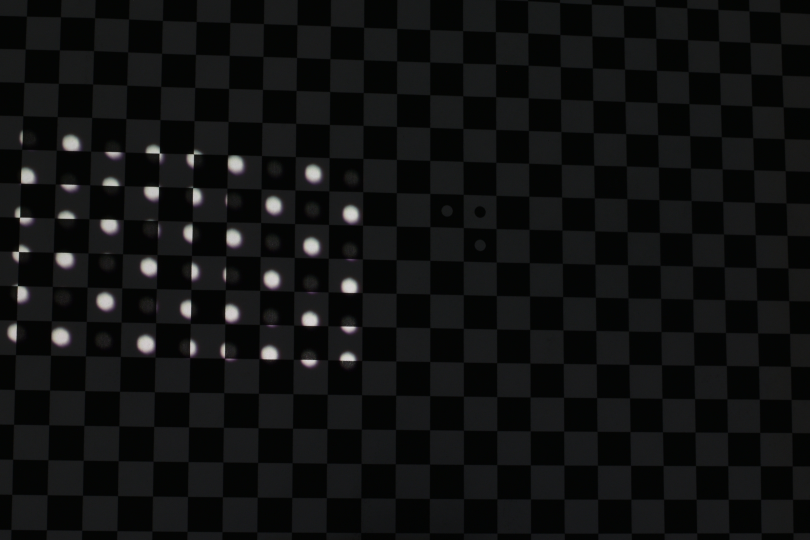
#> input picture setup-act/calibration-dataset/pose-01-pattern.JPG, 1620 x 1080 px (shown at 1/2 size)
$ jupyter execute --allow-errors L08-explained.ipynb   (shell and % lines are left out)
#> lines starting #> are read from the running program, lines starting #| are printed output that depends on the picture
# How `L08-solution.ipynb` works: a guided tour with examples

This notebook explains the code of the lab step by step. Every example runs **the same functions** as `L08-solution.ipynb`, loaded directly from that notebook, so what you see here is exactly what the solution does.

**The idea in one sentence:** the projector draws a dark–light edge, which in space is a *plane of light*; every camera pixel on the edge is a *ray*; where the ray meets the plane is a 3D point.

| Part | What you will see |
|---|---|
| 1 | The pinhole model: projecting a point and turning a pixel back into a ray |
| 2 | The edge patterns sent to the projector |
| 3 | `detect_edge`, step by step, and why it divides by white − black |
| 4 | A plane of light and its intersection with a camera ray |
| 5 | A complete mini-scan of a synthetic object with a known shape, compared with the truth |
| 6 | The pre-lab depth-error formula, tested with noise |
| 7 | `fit_plane` and the residual map |
| 8 | Your real data: one scan photo from pixels to 3D points |
| 9 | Your real data: how the calibration finds the checkerboard and the projected dots |

Run the cells from top to bottom. Parts 1–7 need no data; parts 8–9 use the photos and the calibration in `setup-act`.

[cell 1]
import itertools, json, math, os
from glob import glob

import cv2 as cv
import matplotlib.pyplot as plt
import numpy as np

np.set_printoptions(suppress=True, precision=3)

def to_gray(image):
    return image @ np.array([0.2126, 0.7152, 0.0722]) if image.ndim == 3 else image

# Load the functions of the solution notebook, so the examples use exactly the same code
#> (the rest of this cell did not finish here and is left out)

## 1. The pinhole model: from a 3D point to a pixel, and back

A camera (or a projector) maps a world point $\mathbf X$ to a pixel $\tilde{\mathbf x} \sim K(R\mathbf X + \mathbf t)$:

- $K$ (intrinsic matrix): focal length $f$ in pixels and the image centre $(c_x, c_y)$;
- $R, \mathbf t$ (extrinsics): rotation and translation from world to camera coordinates.

The pre-lab showed the way back: all points seen at pixel $\tilde{\mathbf x}$ lie on the **ray** $\mathbf X(\lambda) = \mathbf C + \lambda\,\mathbf d$ with $\mathbf C = -R^\top\mathbf t$ and $\mathbf d = R^\top K^{-1}\tilde{\mathbf x}$. This is what `pixel_to_ray` computes.

**Example:** a camera 500 mm in front of the world origin looks at the point (30, −20, 40) mm.

[cell 2]
K = np.array([[800.0, 0, 320], [0, 800.0, 240], [0, 0, 1]])   # f = 800 px, image 640 x 480
R = np.eye(3)                                                   # camera axes = world axes
t = np.array([0.0, 0.0, 500.0])                                 # world origin is 500 mm in front of the camera
X = np.array([30.0, -20.0, 40.0])                               # a world point in mm

x = K @ (R @ X + t)                 # homogeneous pixel
pixel = x[:2] / x[2]                # divide by the third coordinate
print('the point', X, 'is seen at pixel', pixel)

# back from the pixel to a ray (the solution's function); no lens distortion in this example
#> (the rest of this cell did not finish here and is left out)

**What to notice:** the ray goes back exactly through the original point. The third coordinate of $K^{-1}\tilde{\mathbf x}$ is 1, so $\lambda$ is the distance of the point *along the camera axis* (540 mm here: 500 + 40).

## 2. The edge patterns: `generate_slset`

Each pattern is black on the left and white on the right of one column. The edge is the border between two pixels, so for "white from column 600 on" the edge lies at $x = 599.5$. The function stores the two ends of each edge: top $(x, -0.5)$ and bottom $(x, 799.5)$. Those two panel points later define the plane of light.

**Example:** 5 patterns between columns 300 and 900, saved to a temporary folder.

#> (a cell that did not finish here is left out)

## 3. Finding the edge in a photo: `detect_edge`

In a photo the edge is not a perfect step: it is blurred, and the surface has dark and bright parts (texture, printed squares, shadows). `detect_edge` solves this in five steps:

1. **Normalize** every pixel: $v = \dfrac{\text{photo} - \text{black}}{\text{white} - \text{black}}$. Then $v = 0$ where the pixel is dark, $v = 1$ where it is lit, and **$v = 0.5$ exactly on the edge**, whatever the surface colour.
2. **Ignore** pixels where white − black is small (shadow, background).
3. In every row, find places where $v$ goes from below 0.5 to above 0.5 (dark on the left, light on the right).
4. Keep the **strongest** crossing (mean of 20 pixels on the right minus mean of 20 pixels on the left > 0.4).
5. **Interpolate** between the two pixels around the crossing to get a sub-pixel position.

**Example:** a synthetic row of a striped surface with the true edge at $x = 50.3$.

[cell 4]
xs = np.arange(100, dtype=float)
albedo = 0.55 + 0.35 * np.sign(np.sin(xs / 4))                        # striped surface: 0.2 or 0.9
light = 1 / (1 + np.exp(-(xs - 50.3) / 1.2))                           # blurred edge, true position 50.3
ambient = 0.05
white_row = albedo * (ambient + 1.0)
black_row = albedo * ambient
photo_row = albedo * (ambient + light)
v = (photo_row - black_row) / (white_row - black_row)

fig, axes = plt.subplots(1, 2, figsize=(16, 4), constrained_layout=True)
axes[0].plot(xs, white_row, label='white photo'); axes[0].plot(xs, black_row, label='black photo')
axes[0].plot(xs, photo_row, 'k', lw=2, label='pattern photo')
axes[0].axhline(0.5 * photo_row.max(), color='r', ls='--', label='naive threshold')
axes[0].set_title('raw brightness: the stripes create many false crossings'); axes[0].legend()
axes[1].plot(xs, v, 'k', lw=2); axes[1].axhline(0.5, color='r', ls='--', label='v = 0.5')
axes[1].axvline(50.3, color='g', ls=':', label='true edge 50.3')
axes[1].set_title('normalized v: one clean crossing, stripes removed'); axes[1].legend()
plt.show()
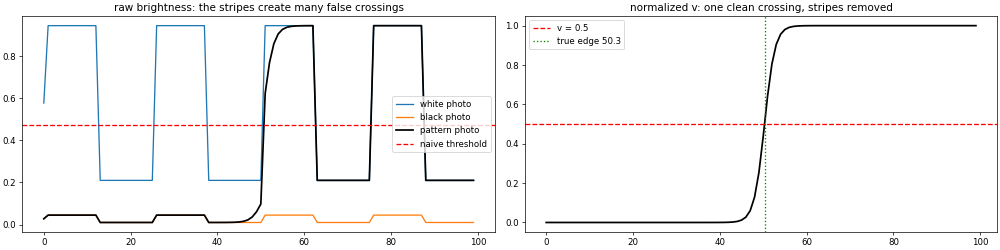
#> figure drawn by matplotlib, 2 panels; panel 1: curve peaks at x = 1, y = 0.945; panel 1: curve peaks at x = 1, y = 0.045; panel 1: curve peaks at x = 87, y = 0.945; panel 2: curve peaks at x = 95, y = 1

# the solution's detect_edge works on 2D images: stack the row 30 times
#> (the rest of this cell did not finish here and is left out)

**Sub-pixel interpolation** (step 5): if $v_a$ at pixel $x_a$ is below 0.5 and $v_b$ at $x_a + 1$ is above, the edge is at $x = x_a + \dfrac{0.5 - v_a}{v_b - v_a}$. That is why the result above is accurate to a small fraction of a pixel, not just to the nearest pixel.

## 4. A plane of light and a camera ray

The projector is treated as a camera working backwards. The two ends of an edge on the panel give two projector rays, $\mathbf d_1$ and $\mathbf d_2$, both starting at the projector centre $\mathbf C_p$. The plane of light contains both, so its normal is

$$\mathbf n = \mathbf d_1 \times \mathbf d_2 .$$

A camera ray $\mathbf C_c + \lambda\mathbf d$ meets this plane at $\lambda = \dfrac{\mathbf n\cdot(\mathbf C_p - \mathbf C_c)}{\mathbf n\cdot\mathbf d}$, which is `intersect`.

**Example setup (used in parts 4–6):** camera at the origin, projector 180 mm to its right and turned 17.5° toward the scene, object about 570 mm away, the same geometry as your setup.

[cell 5]
def rotation_y(degrees):
    a = np.radians(degrees)
    return np.array([[np.cos(a), 0, np.sin(a)], [0, 1, 0], [-np.sin(a), 0, np.cos(a)]])

W_CAM, H_CAM = 320, 240
K_cam = np.array([[800.0, 0, 160], [0, 800.0, 120], [0, 0, 1]])
camera = [K_cam, np.zeros(5), np.eye(3), np.zeros((3, 1))]        # world frame = camera frame

W_PROJ, H_PROJ = 640, 400
K_proj = np.array([[900.0, 0, 320], [0, 900.0, 200], [0, 0, 1]])
R_proj = rotation_y(17.5)                                          # turned toward the scene
C_proj = np.array([180.0, 0.0, 0.0])                               # baseline b = 180 mm
projector = [K_proj, np.zeros(5), R_proj, (-R_proj @ C_proj).reshape(3, 1)]

# one edge at panel column 320 -> its plane of light
edge_ends = np.array([[319.5, -0.5], [319.5, H_PROJ - 0.5]])
#> (the rest of this cell did not finish here and is left out)

## 5. A complete mini-scan with a known answer

To check the whole pipeline, we "photograph" a synthetic object whose true shape we know: a tilted plane with a round bump 40 mm high. For every camera pixel we compute the 3D surface point, look up whether the projector lights it (it is lit if it falls right of the edge on the panel), and add a striped surface texture and some camera noise. Then we run **the solution's** `detect_edge` and `reconstruct` and compare the result with the true surface.

[cell 6]
def true_depth(x, y):
    """Surface: tilted plane at about 570 mm with a bump 40 mm toward the camera"""
    return 570 + 0.2 * x - 40 * np.exp(-(x ** 2 + y ** 2) / (2 * 35 ** 2))

# 3D point seen by every camera pixel (fixed-point iteration along each ray)
u, v = np.meshgrid(np.arange(W_CAM, dtype=float), np.arange(H_CAM, dtype=float))
rays = np.linalg.inv(K_cam) @ np.stack([u.ravel(), v.ravel(), np.ones(u.size)])
z = np.full(u.size, 570.0)
for _ in range(30):
    z = true_depth(rays[0] * z, rays[1] * z)
surface = (rays * z).T                                           # (N, 3) true 3D points

# where each surface point falls on the projector panel
p = (K_proj @ (R_proj @ (surface - C_proj).T)).T
panel_x = (p[:, 0] / p[:, 2]).reshape(H_CAM, W_CAM)
inside = ((p[:, 1] / p[:, 2] >= 0) & (p[:, 1] / p[:, 2] < H_PROJ)).reshape(H_CAM, W_CAM)

rng = np.random.default_rng(0)
texture = 0.6 + 0.3 * np.sign(np.sin(u / 6 + v / 9))               # striped surface
def photograph(light):
    image = texture * (0.05 + 0.9 * light * inside)
    image = cv.GaussianBlur(image, (0, 0), 0.8)
    return image + rng.normal(0, 0.005, image.shape)

columns = np.linspace(150, 500, 30).round()
scan = [photograph(np.clip(panel_x - (c - 0.5) + 0.5, 0, 1)) for c in columns]   # dark left, light right
white, black = photograph(np.ones_like(panel_x)), photograph(np.zeros_like(panel_x))
synthetic_panel = np.stack([np.column_stack([columns - 0.5, np.full(len(columns), -0.5)]),
                            np.column_stack([columns - 0.5, np.full(len(columns), H_PROJ - 0.5)])])

fig, axes = plt.subplots(1, 4, figsize=(20, 3.6), constrained_layout=True)
for ax, (title, image) in zip(axes, [('white', white), ('black', black), ('pattern 8', scan[7]), ('pattern 20', scan[19])]):
    ax.imshow(image, cmap='gray', vmin=0, vmax=1); ax.set_title(title); ax.axis('off')
plt.show()
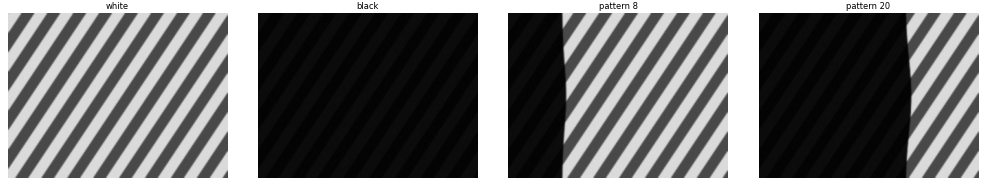
#> figure drawn by matplotlib, 4 panels

#> (a cell that did not finish here is left out)

**What to notice:**

- The cloud is a set of **curves**, one per pattern: each pattern gives the profile of the object along one plane of light.
- The error is a small fraction of a millimetre although the surface is striped and noisy: the normalization by white − black removes the stripes, and the sub-pixel interpolation gives the precision.
- The largest errors (dark red and blue spots) sit exactly where a **stripe boundary crosses the edge**: there the camera blur mixes a dark and a bright stripe and shifts the detected edge a little. Your real flat board shows the same effect along its printed checkerboard.
- One pattern prints "only 0 points found": its edge falls outside the camera's view. That is expected and simply adds no points.
- Try it: change `columns` (more patterns → denser cloud), the noise `0.005`, or `R_proj` and `C_proj`, and run the two cells again.

## 6. The pre-lab formula $\delta z \approx \dfrac{z^2}{f\,b}\,\delta x$, tested

If the edge position in the photo is wrong by $\delta x$ pixels, the depth is wrong by about $z^2\,\delta x / (f\,b)$. We test this with the synthetic setup: take the detected edge points, shift them by random errors of standard deviation $\delta x$, reconstruct again and measure the depth error.

[cell 8]
f_px, b_mm, z_mm = K_cam[0, 0], 180.0, 570.0
rows = []
#> (the rest of this cell did not finish here and is left out)

**What to notice:** the error grows **linearly** with $\delta x$ and the formula predicts its size well (it is a simplified 2D model, so the match is close, not exact). The same formula tells how to reduce the noise: a longer baseline $b$, a longer focal length $f$ or a shorter distance $z$.

## 7. `fit_plane`: how flat is a flat board?

`fit_plane` finds the best plane through a cloud with the SVD: after subtracting the mean, the direction in which the points spread **least** is the plane's normal. The RMS distance of the points from the plane is the depth noise measured in the analysis.

**Example:** a plane with 0.3 mm of noise, once flat and once slightly bent.

[cell 9]
xy = rng.uniform(-50, 50, size=(5000, 2))
flat = np.column_stack([xy, 600 + 0.3 * xy[:, 0] + rng.normal(0, 0.3, 5000)])
bent = flat + np.column_stack([np.zeros((5000, 2)), 0.0004 * (xy ** 2).sum(axis=1)])   # bowl, 2 mm at the corners

fig, axes = plt.subplots(1, 2, figsize=(14, 5), constrained_layout=True)
#> (the rest of this cell did not finish here and is left out)

**What to notice:** random noise gives a speckled map with RMS ≈ the noise (0.3 mm). A *systematic* error (here a bend) shows up as a **pattern** in the map and increases the RMS. In your own flat-board map, the pattern follows the printed checkerboard: the edge detection is slightly biased on black versus white squares.

## 8. Your real data: one scan photo, from pixels to 3D points

Now the same steps on one of your photos of the object. Photo $k$ was taken under pattern $k + 62$, so photo 12 belongs to the edge stored at index $12 + 62 - 1 = 73$ of the panel points. This part needs your calibration in `setup-act/calibration-data` (written by the solution notebook).

[cell 10]
ACT = 'setup-act'
have_data = os.path.exists(os.path.join(ACT, 'calibration-data', 'camera-intrinsic-matrix.npy'))
print('calibration found' if have_data else 'Run L08-solution.ipynb first: no calibration in setup-act/calibration-data')

def read_gray(name):
    image = cv.cvtColor(cv.imread(name, cv.IMREAD_COLOR), cv.COLOR_BGR2RGB).astype(np.float32) / 255.0
    return to_gray(image).astype(np.float32)

if have_data:
    use_solution_code('l08-009')                                  # load_calibration
    my_camera, my_projector = load_calibration(os.path.join(ACT, 'calibration-data'))
    panel = load_projector_panel_points(os.path.join(ACT, 'panel_upper_points.npy'), os.path.join(ACT, 'panel_lower_points.npy'))
    folder = os.path.join(ACT, 'reconstruction-dataset')
    k = 12
    photo, white_photo, black_photo = (read_gray(os.path.join(folder, f'reconstruction-{tag}.JPG'))
                                       for tag in (f'{k:02d}', 'white', 'black'))
    contrast = white_photo - black_photo
    v_real = np.where(contrast > 0.08, (photo - black_photo) / np.maximum(contrast, 1e-6), np.nan)
    pts = detect_edge(photo, white_photo, black_photo)

    fig, axes = plt.subplots(1, 3, figsize=(21, 5), constrained_layout=True)
    axes[0].imshow(photo, cmap='gray'); axes[0].set_title(f'photo {k} (pattern {k + 62})')
    im = axes[1].imshow(v_real, cmap='coolwarm', vmin=0, vmax=1); fig.colorbar(im, ax=axes[1], shrink=0.8)
    axes[1].set_title('normalized v (white: ignored, no contrast)')
    axes[2].imshow(photo, cmap='gray'); axes[2].plot(pts[::10, 0], pts[::10, 1], 'r.', ms=3)
    axes[2].set_title(f'{len(pts)} edge points (every 10th drawn)')
    for ax in axes: ax.axis('off')
    plt.show()
